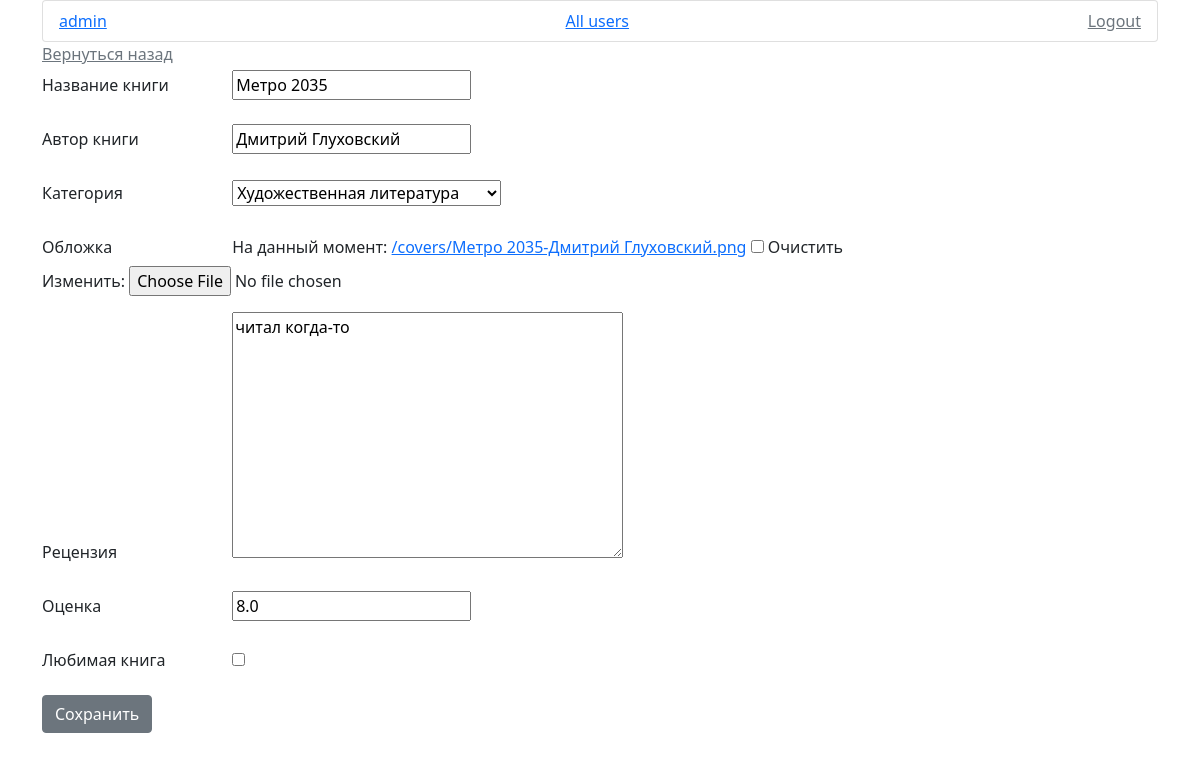
The page /update_book/34 (signed in) on the database its author committed.
### users/models.py (models this page shows)
class User(AbstractUser):
    pass

### book/models.py (models this page shows, shortened)
class Book(models.Model):
    user = models.ForeignKey(User, on_delete=models.CASCADE, verbose_name='Пользователь')
    title = models.CharField(max_length=255, verbose_name='Название книги')
    author = models.CharField(max_length=100, verbose_name='Автор книги')
    description = models.CharField(max_length=255, verbose_name='Описание книги', null=True, blank=True)
    category = models.CharField(max_length=50, choices=Category.choices, verbose_name='Категория', default='artistic')
    photo = models.ImageField(upload_to='photos/%Y/%m/%d/', verbose_name='Обложка', blank=True, null=True)
    review = models.TextField(blank=True, null=True, verbose_name='Рецензия')
    rating = models.FloatField(validators=[MinValueValidator(0.0), MaxValueValidator(10.0)],
                               verbose_name='Оценка')
    time_create = models.DateTimeField(auto_now_add=True, verbose_name='Время создание')
    time_update = models.DateTimeField(auto_now=True, verbose_name='Время обновления')
    favorite = models.BooleanField(default=False, verbose_name='Любимая книга')
    class Meta:
        verbose_name = 'Книга'
        verbose_name_plural = 'Книги'

### book/views.py (the view, shortened to what this page needs)
# urls.py: path('update_book/<int:book_id>', UpdateBookView.as_view(), name='update_book'),
class UpdateBookView(UpdateView):
    form_class = UpdateBookForm
    template_name = 'book/update_book.html'
    pk_url_kwarg = 'book_id'
    model = Book
    def get_object(self, queryset=None):
        return Book.objects.get(user=self.request.user, id=self.kwargs.get('book_id'))

### book/forms.py
class UpdateBookForm(forms.ModelForm):
    class Meta:
        fields = ('title', 'author', 'category', 'photo', 'review', 'rating', 'favorite')
        model = Book

### templates/book/update_book.html (shortened to what this page needs)
{% extends 'book/base.html' %}
{% block content %}
    <a href="{% url 'profile:profile' %}" class="link-secondary">Вернуться назад</a>
    <div class="">
    <form action="{% url 'profile:update_book' book.id %}" method="post" enctype="multipart/form-data">
        {% for f in form %}
        <p><label for="{{ f.id_for_label }}" class="col-sm-2 col-form-label">{{ f.label }}</label>
        {{ f }}</p>
        {% endfor %}
    <button type="submit" class="btn btn-secondary mb-3">Сохранить</button>
    </form>
    </div>
{% endblock %}

### templates/book/base.html (shortened to what this page needs)
{% load static %}
<!DOCTYPE html>
<html lang="en">
<head>
    <link rel="stylesheet" href="{% static 'book/css/style.css' %}">
    <link href="https://cdn.jsdelivr.net/npm/bootstrap@5.0.2/dist/css/bootstrap.min.css" rel="stylesheet">
</head>
<body class="container">
<ul class="list-group ">
    <li class="list-group-item">
        <div class="d-flex justify-content-between">
            <a href="{% url 'profile:profile' %}">{{ user }}</a>
            <a href="{% url 'all_users' %}">All users</a>
        <a href="{% url 'logout' %}" class="link-secondary">Logout</a>
        </div>
    </li>
</ul>
{% block content %}
{% endblock %}
</body>
</html>

### rows shown on the page
User: username "admin"
Book: form "Метро 2035" "Дмитрий Глуховский" "Художественная литература" "читал когда-то" "8.0"

### other values the page prints
{{ f.label }} "Название книги" "Автор книги" "Категория" "Обложка" "Рецензия" "Оценка" "Любимая книга"
